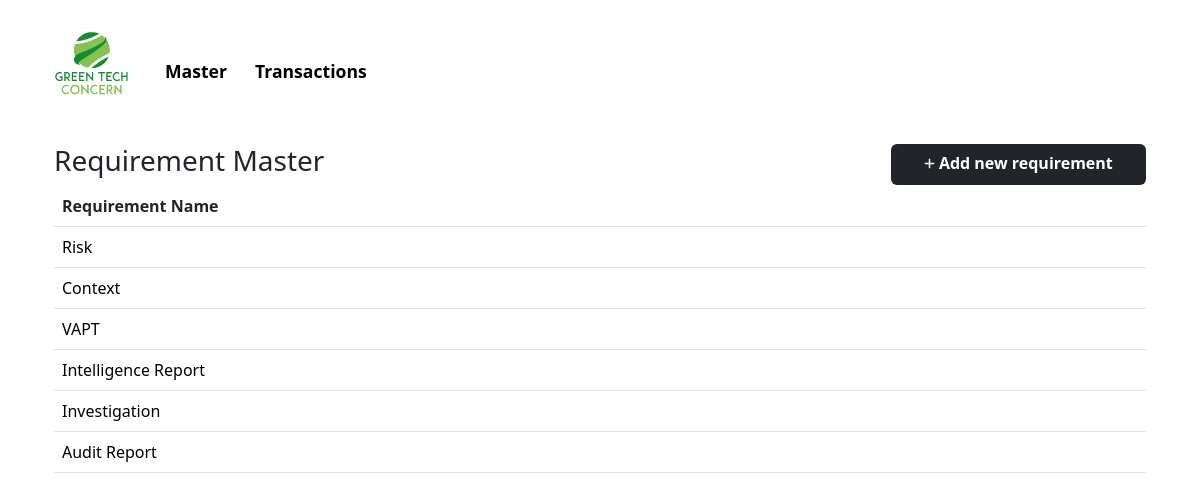
Page /master/?selection=requirement on the committed database.
### resecurityapp/models.py (models this page shows, shortened)
class Requirement(models.Model):
    Requirement_Name = models.CharField(max_length=100)

### resecurityapp/views.py (the view)
# urls.py: path('master/', views.master, name='master'),
def master(request):
    companies = Company.objects.all()
    sectors = Sector.objects.all()
    requirements = Requirement.objects.all()
    vias = Via.objects.all()
    statuses = Status.objects.all()
    brands = Brand.objects.all()
    partners = Partner.objects.all()
    selection = request.GET.get('selection', None)
    return render(request, 'master.html', {'companies': companies, 'sectors': sectors, 'requirements': requirements, 'vias': vias, 'statuses': statuses, 'brands': brands, 'partners': partners, 'selection': selection})

### templates/master.html (shortened to what this page needs)
{% load static %}
<!doctype html>
<html lang="en">
<head>
    <link href="https://cdn.jsdelivr.net/npm/bootstrap@5.3.2/dist/css/bootstrap.min.css" rel="stylesheet">
    <link href="{% static 'css/homepage.css' %}" rel="stylesheet">
</head>
<body>
    <div class="container">
        <div id="navbar">
            <nav class="navbar navbar-expand-lg justify-content-center">
                <div class="container-fluid mt-3">
                    <a class="navbar-brand" href="{% url 'index' %}">
                        <img src="{% static 'images/logo.png' %}" alt="Resecurity CRM" width="75">
                    </a>
                    <div class="collapse navbar-collapse" id="navbarNav">
                        <ul class="navbar-nav mt-3">
                            <li class="nav-item" id="master">
                                <a class="nav-link fw-semibold" style="cursor: pointer;">Master</a>
                            </li>
                            <li class="nav-item active" id="transactions">
                                <a class="nav-link fw-semibold" href="{% url 'index' %}">Transactions</a>
                            </li>
                        </ul>
                    </div>
                </div>
            </nav>
        </div>
        {% if selection == "company" %}
        <div id="company-section">
            <div class="container mt-5">
                <div class="row g-3">
                    <div class="col">
                        <input class="form-control me-2 py-2" type="search" id="company-search" placeholder="Search" aria-label="Search">
                    </div>
                    <div class="col-3">
                        <a href="{% url 'newcompany' %}">
                            <button type="submit" class="btn fw-semibold w-100" name="company-submit" style="background-color: #212529;">
                                <i class="fa-solid fa-plus fa-xs" style="color: #ffffff;"></i> Add new company
                            </button>
                        </a>
                    </div>
                </div>
                <div class="hl mt-3"></div>
            </div>
            <div id="company-detail-content" class="company-detail-content container">
                <h3>Company Master</h3>
                <table class="table">
                    <thead>
                        <tr>
                            <th scope="col">Company Name</th>
                            <th scope="col"></th>
                            <th scope="col"></th>
                        </tr>
                    </thead>
                    <tbody>
                        {% for company in companies %}
                        <tr>
                            <td>{{ company.Company_Name }}</td>
                            <td>
                                <a href="{% url 'companyform' company.id %}">
                                    <i class="fa-solid fa-pen-to-square" style="color: #212529;"></i>
                                </a>
                            </td>
                            <td>
                                <a href="{% url 'companydetails' company.id %}">
                                    <i class="fa-solid fa-eye" style="color: #212529;"></i>
                                </a>
                            </td>
                        </tr>
                        {% endfor %}
                    </tbody>
                </table>
            </div>
        </div>
        {% elif selection == "requirement" %}
        <div id="requirement-detail-content" class="requirement-detail-content container">
            <div class="row">
                <div class="col">
                    <h3>Requirement Master</h3>
                </div>
                <div class="col-3">
                    <a href="{% url 'newform' %}?formtype=requirement">
                        <button type="submit" class="btn fw-semibold w-100" name="requirement-submit" style="background-color: #212529;">
                            <i class="fa-solid fa-plus fa-xs" style="color: #ffffff;"></i> Add new requirement
                        </button>
                    </a>
                </div>
            </div>
            <table class="table">
                <thead>
                    <tr>
                        <th scope="col">Requirement Name</th>
                    </tr>
                </thead>
                <tbody>
                    {% for requirement in requirements %}
                    <tr>
                        <td>{{ requirement.Requirement_Name }}</td>
                    </tr>
                    {% endfor %}
                </tbody>
            </table>
        </div>
        {% endif %}
    </div>
</body>
</html>

### static/css/homepage.css (style rules this page uses)
body { margin: 0; padding: 0; box-sizing: border-box; }
html { scroll-behavior: smooth; }
.nav-link { margin-left: 1vw; font-size: 1.1rem; color: black; }
.btn { background-color: black; color: white; padding-bottom: 1.1vh; }
.company-content, .company-detail-content, .sector-content, .sector-detail-content, .requirement-content, .requirement-detail-content, .via-content, .via-detail-content, .status-content, .status-detail-content, .brand-content, .brand-detail-content, .partner-content, .partner-detail-content { margin-top: 3%; }
.company-detail-content th, .sector-detail-content th, .requirement-detail-content th, .via-detail-content th, .status-detail-content th, .brand-detail-content, .partner-detail-content th { color: #212529; }

### rows in the picture
Requirement: Requirement_Name "Risk"
Requirement: Requirement_Name "Context"
Requirement: Requirement_Name "VAPT"
Requirement: Requirement_Name "Intelligence Report"
Requirement: Requirement_Name "Investigation"
Requirement: Requirement_Name "Audit Report"
